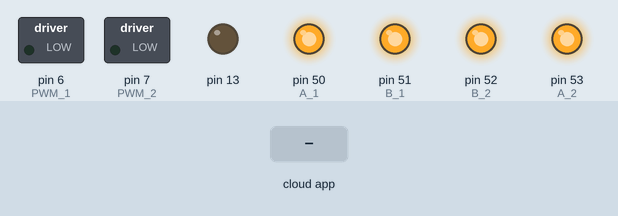
Recording of a sketch running on a simulated Arduino Mega 2560, built with avr-gcc and run on an emulated ATmega2560. Shown: switched loads named in the sketch (green lamp = pin HIGH), output pins drawn as LEDs (lit = HIGH). Inputs (shaded band) come from the test bench. The ROS host is connected and sends only what is stated.

Above: at 1.2 s.
1.3 s: the phone or cloud app sets cmd_vel_l to 45
At 2.5 s:
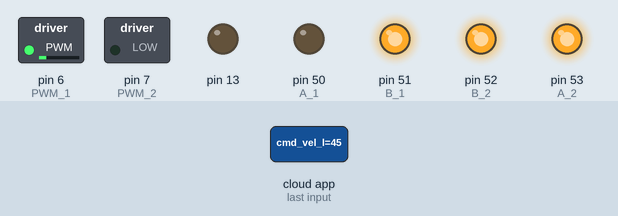
2.8 s: the phone or cloud app sets cmd_vel_r to 45
At 3.7 s:
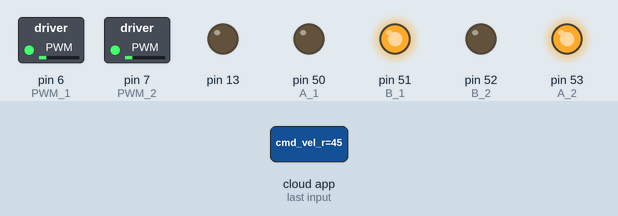
4.3 s: the phone or cloud app sets cmd_vel_l to 0
At 4.8 s:
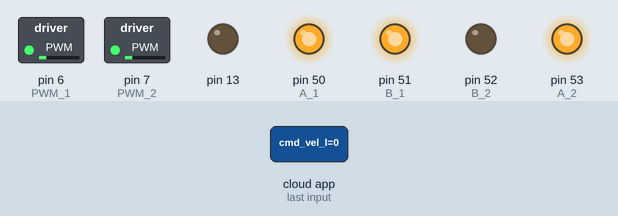
5.8 s: the phone or cloud app sets cmd_vel_r to 0
At 7.0 s:
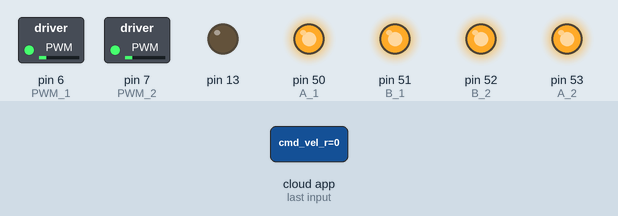
7.3 s: the phone or cloud app sets cmd_vel_l to 90
At 8.1 s:
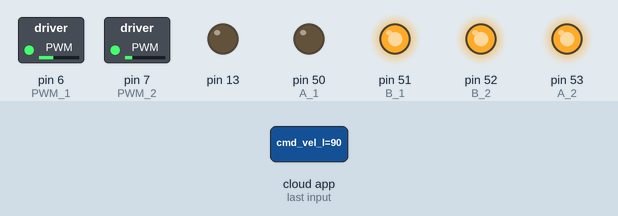
8.8 s: the phone or cloud app sets cmd_vel_r to 90
At 9.2 s:
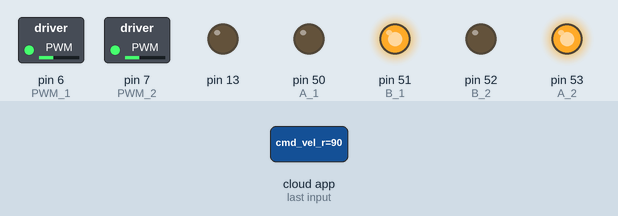
Timing chart, 0 to 11.3 s (numbered marks = the images above; inputs shaded):
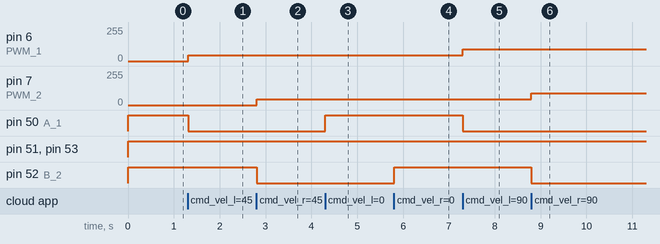

The sketch:

chefbot_motor_test2.ino
```cpp
#if defined(ARDUINO) && ARDUINO >= 100
  #include "Arduino.h"
#else
  #include <WProgram.h>
#endif

#include <Servo.h>
#include <ros.h>
#include <std_msgs/UInt16.h>

/////////////////////////////////////////////////////////////////
//Motor Pin definition
//Left Motor pins
#define A_1 50
#define B_1 51
//PWM 1 pin number
#define PWM_1 6

//Right Motor
#define A_2 53
#define B_2 52
//PWM 2 pin number
#define PWM_2 7

///////////////////////////////////////////////////////////////////////////////////////
//Motor speed from PC
//Motor left and right speed
float motor_left_speed = 0;
float motor_right_speed = 0;

ros::NodeHandle  nh;

void motorLpwm_cb( const std_msgs::UInt16& cmd_msg){
  motor_left_speed = cmd_msg.data;
}

ros::Subscriber<std_msgs::UInt16> sub1("cmd_vel_l", motorLpwm_cb);

void motorRpwm_cb( const std_msgs::UInt16& cmd_msg){
  motor_right_speed = cmd_msg.data;
}

ros::Subscriber<std_msgs::UInt16> sub2("cmd_vel_r", motorRpwm_cb);


void setup(){
  pinMode(13, OUTPUT);

  SetupMotors();

  nh.initNode();
  nh.subscribe(sub1);
  nh.subscribe(sub2);

}

void loop() {
  nh.spinOnce();
  Update_Motors();
  delay(10);
  //digitalWrite(13, HIGH-digitalRead(13));  //toggle led

}

void SetupMotors() {

  //Left motor
  pinMode(A_1,OUTPUT);
  pinMode(B_1,OUTPUT);


  //Right Motor
  pinMode(A_2,OUTPUT);
  pinMode(B_2,OUTPUT);

}

void Update_Motors() {

  moveRightMotor(motor_right_speed);
  moveLeftMotor(motor_left_speed);

}

void moveRightMotor(float rightServoValue) {
  if (rightServoValue>0) {
    digitalWrite(A_2,HIGH);
    digitalWrite(B_2,LOW);
    analogWrite(PWM_2,rightServoValue);
  } else if(rightServoValue<0) {
    digitalWrite(A_2,LOW);
    digitalWrite(B_2,HIGH);
    analogWrite(PWM_2,abs(rightServoValue));
  } else if(rightServoValue == 0) {
    digitalWrite(A_2,HIGH);
    digitalWrite(B_2,HIGH);
  }
}

////////////////////////////////////////////////////////////////////////////////////////////////////////////////////////////////////////////////////////////////////////////////////////
void moveLeftMotor(float leftServoValue) {
  if (leftServoValue > 0) {
    digitalWrite(A_1,LOW);
    digitalWrite(B_1,HIGH);
  analogWrite(PWM_1,leftServoValue);
  } else if(leftServoValue < 0) {
    digitalWrite(A_1,HIGH);
    digitalWrite(B_1,LOW);
  analogWrite(PWM_1,abs(leftServoValue));
  } else if(leftServoValue == 0) {
    digitalWrite(A_1,HIGH);
    digitalWrite(B_1,HIGH);
  }
}
```

Measured:
- after the input at 1.3 s, pin 6 (PWM_1): 0/255 → 45/255 at once; pin 50 (A_1): HIGH → LOW at once
- after the input at 2.8 s, pin 7 (PWM_2): 0/255 → 45/255 at once; pin 52 (B_2): HIGH → LOW at once
- after the input at 4.3 s, pin 50 (A_1): LOW → HIGH at once
- after the input at 5.8 s, pin 52 (B_2): LOW → HIGH at once
- after the input at 7.3 s, pin 6 (PWM_1): 45/255 → 90/255 at once; pin 50 (A_1): HIGH → LOW at once
- after the input at 8.8 s, pin 7 (PWM_2): 45/255 → 90/255 at once; pin 52 (B_2): HIGH → LOW at once
